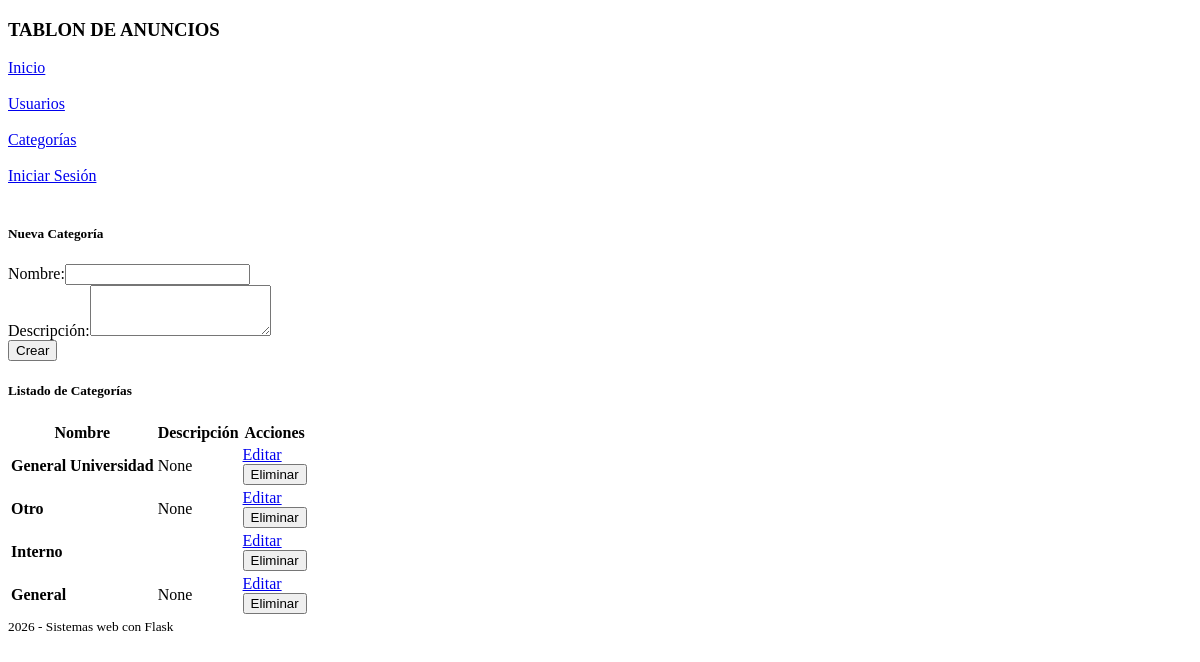
Page /categorias/ on the committed database.
### app/db.py (models this page shows)
class Categoria(db.Model):
    __tablename__ = 'categorias'
    id = db.Column(db.Integer, primary_key=True)
    nombre = db.Column(db.String(100), unique=True, nullable=False)
    descripcion = db.Column(db.Text, nullable=True)
    anuncios = db.relationship('Anuncio', backref='categoria', lazy=True)

### app/blueprints/categorias/routes.py (the view, shortened to what this page needs)
@categorias_bp.route('/', methods=['GET', 'POST'])
def index():
    lista_categorias = Categoria.query.all()
    return render_template('categorias/index.html', categorias=lista_categorias)

### app/templates/categorias/index.html
{% extends 'base.html' %}
{% block content %}
<div class="row">
    <div class="col-md-4 card p-3 bg-white shadow-sm mb-3">
        <h5>Nueva Categoría</h5>
        <form method="POST">
            <div class="mb-2"><label>Nombre:</label><input type="text" name="nombre" class="form-control" required></div>
            <div class="mb-2"><label>Descripción:</label><textarea name="descripcion" class="form-control" rows="3"></textarea></div>
            <button type="submit" class="btn btn-success w-100 mt-2">Crear</button>
        </form>
    </div>
    <div class="col-md-8">
        <h5>Listado de Categorías</h5>
        <table class="table table-bordered bg-white">
            <thead class="table-dark"><tr><th>Nombre</th><th>Descripción</th><th>Acciones</th></tr></thead>
            <tbody>
                {% for c in categorias %}
                <tr>
                    <td><b>{{ c.nombre }}</b></td><td>{{ c.descripcion }}</td>
                    <td>
                        <a href="/categorias/editar/{{ c.id }}" class="btn btn-warning btn-sm">Editar</a>
                        <form action="/categorias/eliminar/{{ c.id }}" method="POST" class="d-inline">
                            <button type="submit" class="btn btn-danger btn-sm">Eliminar</button>
                        </form>
                    </td>
                </tr>
                {% endfor %}
            </tbody>
        </table>
    </div>
</div>
{% endblock %}

### rows in the picture
Categoria: nombre "General Universidad", descripcion "None"
Categoria: nombre "Otro", descripcion "None"
Categoria: nombre "Interno"
Categoria: nombre "General", descripcion "None"
